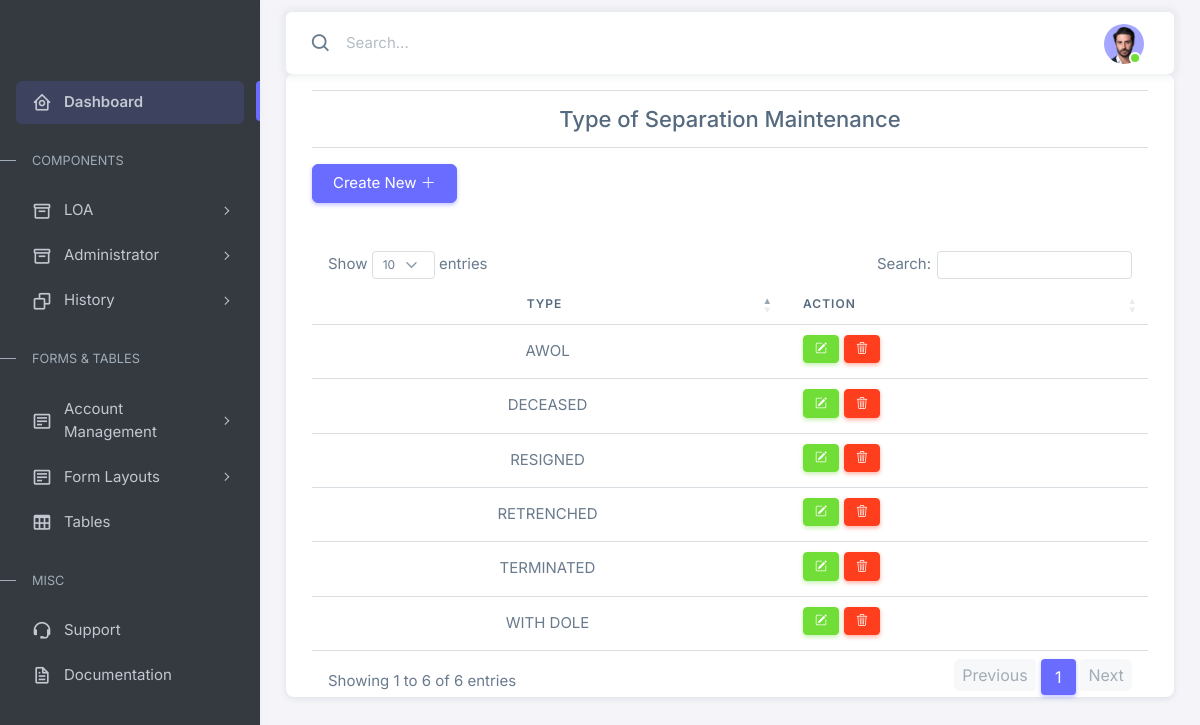
The app's page /admin/views/type_of_separation.php (signed in), older data.
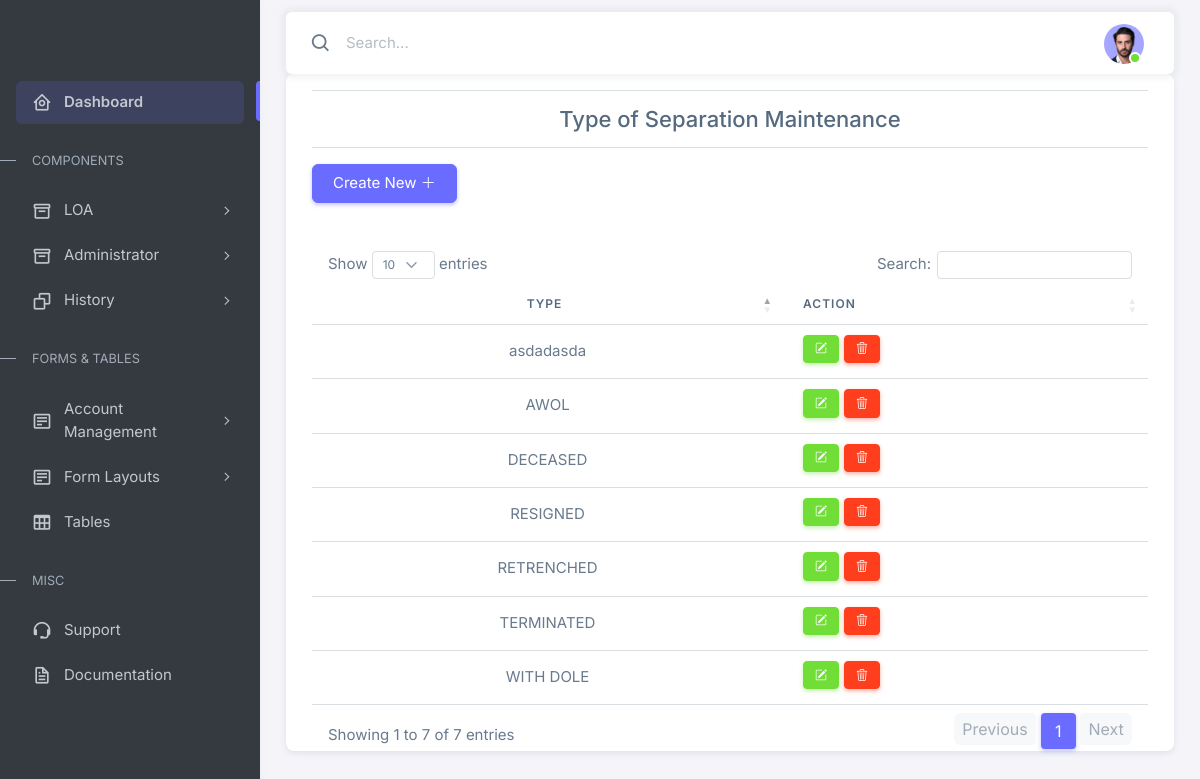
The same page, newer data.
### tables this page shows
CREATE TABLE `types_of_separation` (
  `id` int(11) NOT NULL,
  `type` varchar(255) NOT NULL,
  `is_deleted` int(11) NOT NULL DEFAULT '0'
);

### admin/views/type_of_separation.php (the view, shortened to what this page needs)
<?php
include '../../connect.php';
if (isset($_SESSION['username'], $_SESSION['password'])) {
?>
    <!DOCTYPE html>
    <html lang="en">
    <head>
        <?php include '../components/header.php'; ?>
    </head>
    <body>
        <div class="layout-wrapper layout-content-navbar">
            <div class="layout-container">
                <?php include '../components/sidebar.php'; ?>
                <div class="layout-page">
                    <?php include '../components/navbar.php'; ?>
                    <div class="content-wrapper">
                        <div class="container">
                            <div class="card">
                                <div class="container">
                                    <hr>
                                    <div class="title justify-content-center align-items-center mx-auto text-center">
                                        <h4 class="fs-4 justify-content-center align-">
                                            Type of Separation Maintenance
                                        </h4>
                                    </div>
                                    <hr>
                                    <form action="" class="mb-5">
                                        <button type="button" class="btn btn-primary" data-bs-toggle="modal" data-bs-target="#add_type_of_separation">Create New <i class="bi bi-plus-lg"></i></button>
                                    </form>
                                    <table class="table" id="example">
                                        <thead>
                                            <tr>
                                                <th class="text-center">Type</th>
                                                <th>Action</th>
                                            </tr>
                                        </thead>
                                        <tbody>
                                            <?php
                                            $query = "SELECT * FROM types_of_separation";
                                            $result = $link->query($query);
                                            while ($row = $result->fetch_assoc()) {
                                            ?>
                                                <tr>
                                                    <td class="text-center"><?php echo $row['type'] ?></td>
                                                    <td>
                                                        <?php
                                                        if ($row['is_deleted'] === '0') {
                                                        ?>
                                                            <div class="contains">
                                                                <div class="columns">
                                                                    <button class="btn btn-success btn-sm  btntooltips" data-bs-toggle="modal" data-bs-target="#update_type_of_separation-<?php echo $row['id'] ?>" title="Edit Source">
                                                                        <i class="bi bi-pencil-square"></i>
                                                                    </button>
                                                                </div>
                                                                <div class="columns">
                                                                    <button class="btn btn-danger btn-sm  btntooltips delete_type_of_separation_Btn" title="Delete Type of Separation">
                                                                        <i class="bi bi-trash3"></i>
                                                                    </button>
                                                                </div>
                                                            </div>
                            <?php } ?>
                            </td>
                            </tr>
                        <?php } ?>
                        </tbody>
                        </table>
                            </div>
                        </div>
                    </div>
                </div>
            </div>
        </div>
        </div>
    </body>
    </html>
<?php
} else {
    header("Location: ../../index.php");
    exit(0);
}
?>

Row changes from the older to the newer data that the page shows:
added types_of_separation: type "asdadasda"
Text that changed along with them:
text written by a page script: "Show entries Search: Showing 1 to 6 of 6 entries Previous 1 Next" → "Show entries Search: Showing 1 to 7 of 7 entries Previous 1 Next"
